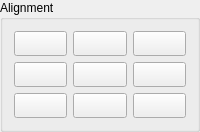
          <widget class="QGroupBox" name="bgAlignment">
           <property name="sizePolicy">
            <sizepolicy hsizetype="Fixed" vsizetype="Preferred">
             <horstretch>0</horstretch>
             <verstretch>0</verstretch>
            </sizepolicy>
           </property>
           <property name="title">
            <string>Alignment</string>
           </property>
           <layout class="QGridLayout">
            <item row="0" column="2">
             <widget class="QToolButton" name="bTR">
              <property name="sizePolicy">
               <sizepolicy hsizetype="Preferred" vsizetype="Fixed">
                <horstretch>0</horstretch>
                <verstretch>0</verstretch>
               </sizepolicy>
              </property>
              <property name="minimumSize">
               <size>
                <width>25</width>
                <height>25</height>
               </size>
              </property>
              <property name="toolTip">
               <string>Top Right</string>
              </property>
              <property name="text">
               <string/>
              </property>
              <property name="icon">
               <iconset resource="../../../res/icons/icons.qrc">
                <normaloff>:/icons/mtext_align_topright.svg</normaloff>:/icons/mtext_align_topright.svg</iconset>
              </property>
              <property name="checkable">
               <bool>true</bool>
              </property>
             </widget>
            </item>
            <item row="0" column="0">
             <widget class="QToolButton" name="bTL">
              <property name="sizePolicy">
               <sizepolicy hsizetype="Preferred" vsizetype="Fixed">
                <horstretch>0</horstretch>
                <verstretch>0</verstretch>
               </sizepolicy>
              </property>
              <property name="minimumSize">
               <size>
                <width>25</width>
                <height>25</height>
               </size>
              </property>
              <property name="toolTip">
               <string>Top Left</string>
              </property>
              <property name="text">
               <string/>
              </property>
              <property name="icon">
               <iconset resource="../../../res/icons/icons.qrc">
                <normaloff>:/icons/mtext_align_topleft.svg</normaloff>:/icons/mtext_align_topleft.svg</iconset>
              </property>
              <property name="checkable">
               <bool>true</bool>
              </property>
             </widget>
            </item>
            <item row="1" column="0">
             <widget class="QToolButton" name="bML">
              <property name="sizePolicy">
               <sizepolicy hsizetype="Preferred" vsizetype="Fixed">
                <horstretch>0</horstretch>
                <verstretch>0</verstretch>
               </sizepolicy>
              </property>
              <property name="minimumSize">
               <size>
                <width>25</width>
                <height>25</height>
               </size>
              </property>
              <property name="toolTip">
               <string>Middle Left</string>
              </property>
              <property name="text">
               <string/>
              </property>
              <property name="icon">
               <iconset resource="../../../res/icons/icons.qrc">
                <normaloff>:/icons/mtext_align_middleleft.svg</normaloff>:/icons/mtext_align_middleleft.svg</iconset>
              </property>
              <property name="checkable">
               <bool>true</bool>
              </property>
             </widget>
            </item>
            <item row="1" column="1">
             <widget class="QToolButton" name="bMC">
              <property name="sizePolicy">
               <sizepolicy hsizetype="Preferred" vsizetype="Fixed">
                <horstretch>0</horstretch>
                <verstretch>0</verstretch>
               </sizepolicy>
              </property>
              <property name="minimumSize">
               <size>
                <width>25</width>
                <height>25</height>
               </size>
              </property>
              <property name="toolTip">
               <string>Middle Center</string>
              </property>
              <property name="text">
               <string/>
              </property>
              <property name="icon">
               <iconset resource="../../../res/icons/icons.qrc">
                <normaloff>:/icons/mtext_align_middlecenter.svg</normaloff>:/icons/mtext_align_middlecenter.svg</iconset>
              </property>
              <property name="checkable">
               <bool>true</bool>
              </property>
             </widget>
            </item>
            <item row="1" column="2">
             <widget class="QToolButton" name="bMR">
              <property name="sizePolicy">
               <sizepolicy hsizetype="Preferred" vsizetype="Fixed">
                <horstretch>0</horstretch>
                <verstretch>0</verstretch>
               </sizepolicy>
              </property>
              <property name="minimumSize">
               <size>
                <width>25</width>
                <height>25</height>
               </size>
              </property>
              <property name="toolTip">
               <string>Middle Right</string>
              </property>
              <property name="text">
               <string/>
              </property>
              <property name="icon">
               <iconset resource="../../../res/icons/icons.qrc">
                <normaloff>:/icons/mtext_align_middleright.svg</normaloff>:/icons/mtext_align_middleright.svg</iconset>
              </property>
              <property name="checkable">
               <bool>true</bool>
              </property>
             </widget>
            </item>
            <item row="2" column="0">
             <widget class="QToolButton" name="bBL">
              <property name="sizePolicy">
               <sizepolicy hsizetype="Preferred" vsizetype="Fixed">
                <horstretch>0</horstretch>
                <verstretch>0</verstretch>
               </sizepolicy>
              </property>
              <property name="minimumSize">
               <size>
                <width>25</width>
                <height>25</height>
               </size>
              </property>
              <property name="toolTip">
               <string>Bottom Left</string>
              </property>
              <property name="text">
               <string/>
              </property>
              <property name="icon">
               <iconset resource="../../../res/icons/icons.qrc">
                <normaloff>:/icons/mtext_align_bottomleft.svg</normaloff>:/icons/mtext_align_bottomleft.svg</iconset>
              </property>
              <property name="checkable">
               <bool>true</bool>
              </property>
             </widget>
            </item>
            <item row="2" column="2">
             <widget class="QToolButton" name="bBR">
              <property name="sizePolicy">
               <sizepolicy hsizetype="Preferred" vsizetype="Fixed">
                <horstretch>0</horstretch>
                <verstretch>0</verstretch>
               </sizepolicy>
              </property>
              <property name="minimumSize">
               <size>
                <width>25</width>
                <height>25</height>
               </size>
              </property>
              <property name="toolTip">
               <string>Bottom Right</string>
              </property>
              <property name="text">
               <string/>
              </property>
              <property name="icon">
               <iconset resource="../../../res/icons/icons.qrc">
                <normaloff>:/icons/mtext_align_bottomright.svg</normaloff>:/icons/mtext_align_bottomright.svg</iconset>
              </property>
              <property name="checkable">
               <bool>true</bool>
              </property>
             </widget>
            </item>
            <item row="2" column="1">
             <widget class="QToolButton" name="bBC">
              <property name="sizePolicy">
               <sizepolicy hsizetype="Preferred" vsizetype="Fixed">
                <horstretch>0</horstretch>
                <verstretch>0</verstretch>
               </sizepolicy>
              </property>
              <property name="minimumSize">
               <size>
                <width>25</width>
                <height>25</height>
               </size>
              </property>
              <property name="toolTip">
               <string>Bottom Center</string>
              </property>
              <property name="text">
               <string/>
              </property>
              <property name="icon">
               <iconset resource="../../../res/icons/icons.qrc">
                <normaloff>:/icons/mtext_align_bottomcenter.svg</normaloff>:/icons/mtext_align_bottomcenter.svg</iconset>
              </property>
              <property name="checkable">
               <bool>true</bool>
              </property>
             </widget>
            </item>
            <item row="0" column="1">
             <widget class="QToolButton" name="bTC">
              <property name="sizePolicy">
               <sizepolicy hsizetype="Preferred" vsizetype="Fixed">
                <horstretch>0</horstretch>
                <verstretch>0</verstretch>
               </sizepolicy>
              </property>
              <property name="minimumSize">
               <size>
                <width>25</width>
                <height>25</height>
               </size>
              </property>
              <property name="toolTip">
               <string>Top Center</string>
              </property>
              <property name="text">
               <string/>
              </property>
              <property name="icon">
               <iconset resource="../../../res/icons/icons.qrc">
                <normaloff>:/icons/mtext_align_topcenter.svg</normaloff>:/icons/mtext_align_topcenter.svg</iconset>
              </property>
              <property name="checkable">
               <bool>true</bool>
              </property>
             </widget>
            </item>
           </layout>
          </widget>
